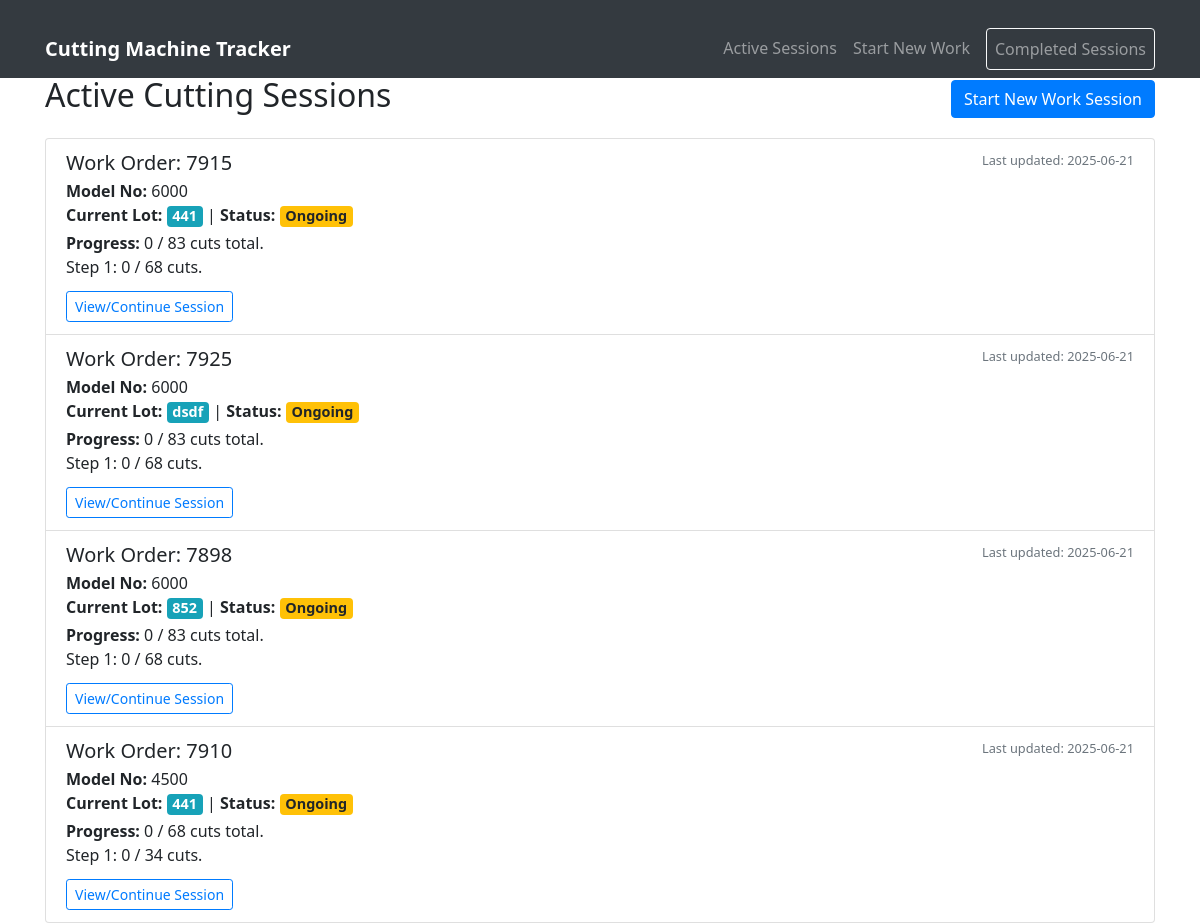
The page / on the database its author committed.
### models.py (models this page shows, shortened)
class CuttingSession(db.Model):
    __tablename__ = 'cutting_session'
    id = db.Column(db.Integer, primary_key=True)
    work_order_code = db.Column(db.String(100), nullable=False)
    model_no = db.Column(db.String(100), nullable=False)
    total_cuts_planned = db.Column(db.Integer, default=68)
    cuts_planned_step1 = db.Column(db.Integer, default=34)
    cuts_planned_step2 = db.Column(db.Integer, default=34)
    current_step = db.Column(db.Integer, default=1)
    cuts_completed_in_current_step = db.Column(db.Integer, default=0)
    total_cuts_completed_for_session = db.Column(db.Integer, default=0)
    active_paper_lot_number = db.Column(db.String(100), nullable=True)
    status = db.Column(db.String(50), default='Ongoing')  # e.g., Ongoing, Paused, Completed
    created_at = db.Column(db.DateTime, default=datetime.utcnow)
    updated_at = db.Column(db.DateTime, default=datetime.utcnow, onupdate=datetime.utcnow)
    lot_usages = db.relationship('PaperLotUsageLog', backref='cutting_session', lazy=True, cascade="all, delete-orphan")

### app.py (the view)
@app.route('/')
def index():
    active_sessions = CuttingSession.query.filter(CuttingSession.status != 'Completed').order_by(
        CuttingSession.updated_at.desc()).all()
    return render_template('index.html', active_sessions=active_sessions)

### templates/index.html (shortened to what this page needs)
{% extends "base.html" %}
{% block content %}
    <div class="d-flex justify-content-between align-items-center mb-3">
        <h2>Active Cutting Sessions</h2>
        <a href="{{ url_for('start_work_form') }}" class="btn btn-primary">Start New Work Session</a>
    </div>
    {% if active_sessions %}
        <ul class="list-group">
            {% for session in active_sessions %}
                <li class="list-group-item">
                    <div class="d-flex w-100 justify-content-between">
                        <h5 class="mb-1">Work Order: {{ session.work_order_code }}</h5>
                        <small class="text-muted">Last updated: {{ session.updated_at.strftime('%Y-%m-%d') }}</small>
                    </div>
                    <p class="mb-1">
                        <strong>Model No:</strong> {{ session.model_no }} <br>
                        <strong>Current Lot:</strong> <span class="badge badge-info">{{ session.active_paper_lot_number or 'N/A' }}</span> |
                        <strong>Status:</strong> <span class="badge badge-{{ 'warning' if session.status == 'Ongoing' else 'secondary' }}">{{ session.status }}</span>
                    </p>
                    <p class="mb-1">
                        <strong>Progress:</strong> {{ session.total_cuts_completed_for_session }} / {{ session.total_cuts_planned }} cuts total. <br>
                        {% if session.model_no == '4500' or session.model_no == '6000' %}
                            Step {{session.current_step}}: {{session.cuts_completed_in_current_step}} /
                            {% if session.current_step == 1 %}{{session.cuts_planned_step1}}{% elif session.current_step == 2 %}{{session.cuts_planned_step2}}{% else %}N/A{% endif %} cuts.
                        {% endif %}
                    </p>
                    <a href="{{ url_for('work_interface', session_id=session.id) }}" class="btn btn-outline-primary btn-sm mt-2">View/Continue Session</a>
                </li>
            {% endfor %}
        </ul>
    {% else %}
        <div class="alert alert-info" role="alert">
            No active cutting sessions. <a href="{{ url_for('start_work_form') }}" class="alert-link">Start a new one!</a>
        </div>
    {% endif %}
{% endblock %}

### static/css/style.css (style rules this page uses)
body { font-family: 'Segoe UI', Tahoma, Geneva, Verdana, sans-serif; padding-top: 70px; }
.badge { font-size: 90%; }

### templates/base.html (style rules this page uses)
body { padding-top: 56px; }

### rows shown on the page
CuttingSession: work_order_code "7915", updated_at "2025-06-21", model_no "6000", active_paper_lot_number "441", status "Ongoing", total_cuts_completed_for_session "0", total_cuts_planned "83", current_step "1", cuts_completed_in_current_step "0", cuts_planned_step1 "68"
CuttingSession: work_order_code "7925", updated_at "2025-06-21", model_no "6000", active_paper_lot_number "dsdf", status "Ongoing", total_cuts_completed_for_session "0", total_cuts_planned "83", current_step "1", cuts_completed_in_current_step "0", cuts_planned_step1 "68"
CuttingSession: work_order_code "7898", updated_at "2025-06-21", model_no "6000", active_paper_lot_number "852", status "Ongoing", total_cuts_completed_for_session "0", total_cuts_planned "83", current_step "1", cuts_completed_in_current_step "0", cuts_planned_step1 "68"
CuttingSession: work_order_code "7910", updated_at "2025-06-21", model_no "4500", active_paper_lot_number "441", status "Ongoing", total_cuts_completed_for_session "0", total_cuts_planned "68", current_step "1", cuts_completed_in_current_step "0", cuts_planned_step1 "34"
